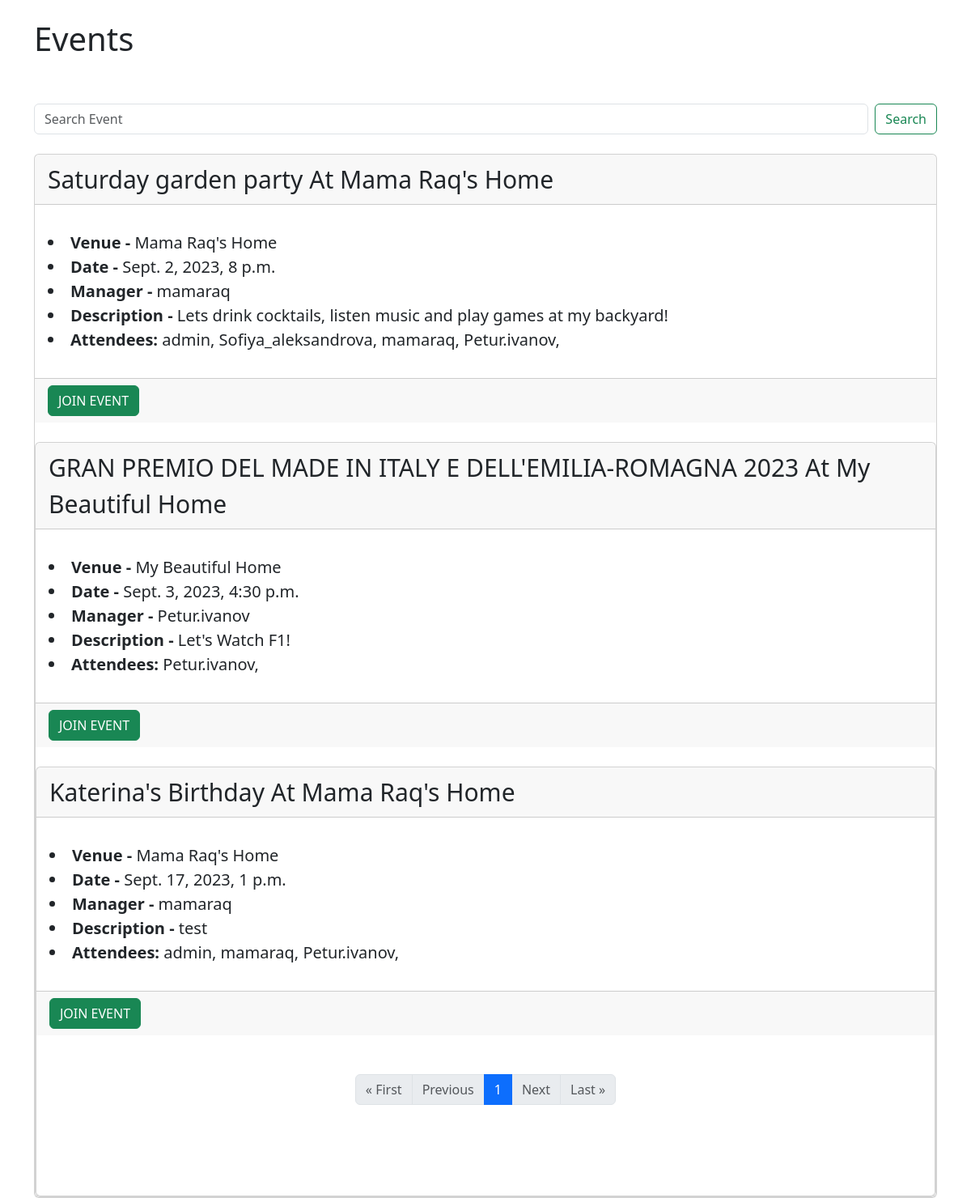
The app's page /Events with its own data.
### events/models.py (models this page shows, shortened)
class Event(models.Model):
    name = models.CharField('Event name', max_length=150)
    event_data = models.DateTimeField('Event Date')
    venue = models.ForeignKey(Venue, on_delete=models.CASCADE)
    manager = models.ForeignKey(User, blank=True, null=True, on_delete=models.SET_NULL)
    description = models.TextField(blank=True)
    attendees = models.ManyToManyField(User, blank=True, related_name='event_attendees')
    approved = models.BooleanField("Approved", default=False)
    def __str__(self):
        return self.name

class Venue(models.Model):
    name = models.CharField('Venue Name', max_length=150)
    address = models.CharField(max_length=300)
    zip_code = models.CharField('Zip Code', max_length=15)
    phone = models.CharField('Contact Phone', max_length=25, blank=True)
    web = models.URLField('Website Address', blank=True)
    email_address = models.EmailField('Email Address', blank=True)
    owner = models.IntegerField('Venue Owner', blank=False, default=1)
    venue_image = models.ImageField(null=True, blank=True, upload_to='images/')
    def __str__(self):
        return self.name

### events/views.py (the view)
# urls.py: path('Events', views.all_events, name="list-events"),
def all_events(request):
    if request.method == "POST":
        searched = request.POST.get('searched', '')
        events = Event.objects.filter(
            Q(name__icontains=searched) |
            Q(manager__username__icontains=searched) |
            Q(venue__name__icontains=searched),
            approved=True).order_by('event_data',
                                    'name')
        event_list = set_paginator(request, events, 5)
        return render(request,
                      'events/event_list.html',
                      {'event_list': event_list,
                       'searched': searched
                       })
    else:
        events = Event.objects.filter(approved=True).order_by('event_data', 'name')
        event_list = set_paginator(request, events, 5)
        return render(request, 'events/event_list.html', {'event_list': event_list})

### events/views.py (called while the page is built)
def set_paginator(request, obj, pages: int):
    p = Paginator(obj, pages)
    page = request.GET.get('page')
    return p.get_page(page)

### events/templates/events/event_list.html (shortened to what this page needs)
{% extends 'events/base.html' %}
{% block content %}
<h1>
    Events
</h1>
<br/>
<br/>
<form class="d-flex" role="search" method="POST" action="{% url 'list-events' %}">
    <input class="form-control me-2" type="search" placeholder="Search Event" aria-label="Search"
           name="searched" id="search-input">
    <button class="btn btn-outline-success" type="submit" id="search-button">Search</button>
</form>
<br/>
{% for event in event_list %}
<div class="card">
    <div class="card-header" style="font-size: 30px">
        {{ event }} At {{ event.venue }}
    </div>
    <div class="card-body">
        <p class="card-text">
            <li style="font-size: 20px"><strong>Venue - </strong>{{ event.venue }}</li>
            <li style="font-size: 20px"><strong>Date - </strong>{{ event.event_data }}</li>
            <li style="font-size: 20px"><strong>Manager - </strong>{{ event.manager }}</li>
            <li style="font-size: 20px"><strong>Description - </strong>{{ event.description }}</li>
            <li style="font-size: 20px"><strong>Attendees: </strong>
                {% for user in event.attendees.all %}
                {{ user }},
                {% endfor %}
            </li>
        </p>
    </div>
    <div class="card-footer text-body-secondary">
        {% if user in event.attendees.all%}
        <a href="{% url 'leave-event' event.id %}" class="btn btn-danger">Leave Event</a>
        {% else %}
        <a href="{% url 'join-event' event.id %}" class="btn btn-success">JOIN EVENT</a>
        {% endif %}
</div>
<br/>
{% endfor %}
<br/>
<nav aria-label="...">
    <ul class="pagination justify-content-center">
        {% if event_list.has_previous %}
        <li class="page-item">
            <a class="page-link" href="?page=1">&laquo; First</a>
        </li>
        <li class="page-item">
            <a class="page-link" href="?page={{ event_list.previous_page_number }}">Previous</a>
        </li>
        {% else %}
        <li class="page-item disabled">
            <a class="page-link" tabindex="-1" aria-disabled="true">&laquo; First</a>
        </li>
        <li class="page-item disabled">
            <a class="page-link" tabindex="-1" aria-disabled="true">Previous</a>
        </li>
        {% endif %}
        {% for i in event_list.paginator.page_range %}
        <li class="page-item {% if event_list.number == i %}active{% endif %}">
            <a class="page-link" href="?page={{ i }}">{{ i }}</a>
        </li>
        {% endfor %}
        {% if event_list.has_next %}
        <li class="page-item">
            <a class="page-link" href="?page={{ event_list.next_page_number }}">Next</a>
        </li>
        <li class="page-item">
            <a class="page-link" href="?page={{ event_list.paginator.num_pages }}">Last &raquo;</a>
        </li>
        {% else %}
        <li class="page-item disabled">
            <a class="page-link" tabindex="-1" aria-disabled="true">Next</a>
        </li>
        <li class="page-item disabled">
            <a class="page-link" tabindex="-1" aria-disabled="true">Last &raquo;</a>
        </li>
        {% endif %}
    </ul>
</nav>
<br/><br/><br/><br/>
{% endblock %}

### events/templates/events/base.html (style rules this page uses)
body { background-color: #f4f4; }
body { background-color: #eae9e9; }

### records on screen
Event: name "Saturday garden party", venue "Mama Raq's Home", event_data "Sept. 2, 2023, 8 p.m.", manager "mamaraq", description "Lets drink cocktails, listen music and play games at my backyard!", shows "JOIN EVENT"
Event: name "GRAN PREMIO DEL MADE IN ITALY E DELL'EMILIA-ROMAGNA 2023", venue "My Beautiful Home", event_data "Sept. 3, 2023, 4:30 p.m.", manager "Petur.ivanov", description "Let's Watch F1!", shows "JOIN EVENT"
Event: name "Katerina's Birthday", venue "Mama Raq's Home", event_data "Sept. 17, 2023, 1 p.m.", manager "mamaraq", description "test", shows "JOIN EVENT"

### other values on screen
{{ user }} "admin"
{{ user }} "Sofiya_aleksandrova"
{{ user }} "mamaraq"
{{ user }} "Petur.ivanov"
{{ i }} "1"
